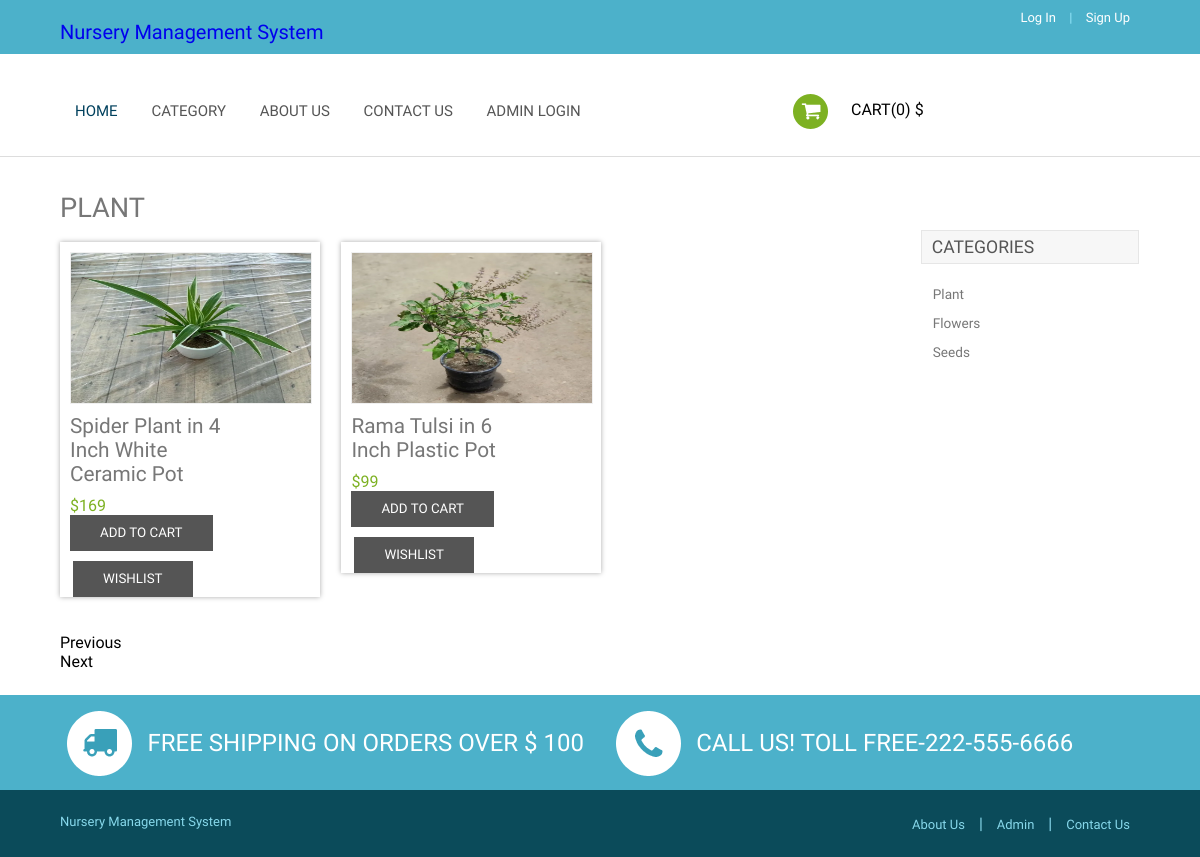
The app's page /products.php?cid=1&&catname=Plant with its own data.
### tables this page shows
CREATE TABLE `tblproducts` (
  `ID` int(5) NOT NULL,
  `category` int(5) DEFAULT NULL,
  `productName` varchar(250) DEFAULT NULL,
  `productweight` varchar(100) DEFAULT NULL,
  `productPrice` decimal(10,0) DEFAULT NULL,
  `productDescription` mediumtext DEFAULT NULL,
  `productInstruction` mediumtext DEFAULT NULL,
  `shippingCharge` decimal(10,0) DEFAULT NULL,
  `productAvailability` varchar(50) DEFAULT NULL,
  `productImage1` varchar(250) DEFAULT NULL,
  `productImage2` varchar(250) DEFAULT NULL,
  `productImage3` varchar(250) DEFAULT NULL,
  `addedBy` varchar(250) DEFAULT NULL,
  `CreationDate` timestamp NULL DEFAULT current_timestamp()
);

CREATE TABLE `tblcategory` (
  `ID` int(5) NOT NULL,
  `CategoryName` varchar(250) DEFAULT NULL,
  `CategoryDescription` mediumtext DEFAULT NULL,
  `CreatedBy` varchar(250) DEFAULT NULL,
  `CreationDate` timestamp NULL DEFAULT current_timestamp()
);

### products.php (the view, shortened to what this page needs)
<?php
include('includes/config.php');
?>
<!DOCTYPE HTML>
<html>
<head>
<link href="css/style.css" rel="stylesheet" type="text/css" media="all" />
<link href="css/form.css" rel="stylesheet" type="text/css" media="all" />
<link href="css/megamenu.css" rel="stylesheet" type="text/css" media="all" />
</head>
<body>
	<?php include_once('includes/header.php');?>
<div class="mens">
  <div class="main">
     <div class="wrap">
		<div class="cont span_2_of_3">
		  	<h2 class="head"><?php echo $_GET['catname'];?></h2>
			<div class="top-box">
				<?php
if (isset($_GET['page_no']) && $_GET['page_no']!="") {
	$page_no = $_GET['page_no'];
	} else {
		$page_no = 1;
        }
	$total_records_per_page = 10;
    $offset = ($page_no-1) * $total_records_per_page;
	$previous_page = $page_no - 1;
	$next_page = $page_no + 1;
	$result_count = mysqli_query($con,"SELECT COUNT(ID) As total_records FROM tblproducts where category='$cid'");
	$total_records = mysqli_fetch_array($result_count);
	$total_records = $total_records['total_records'];
    $total_no_of_pages = ceil($total_records / $total_records_per_page);
            $cid=intval($_GET['cid']);
$ret=mysqli_query($con,"select * from tblproducts where category='$cid' LIMIT $offset, $total_records_per_page");
while ($row=mysqli_fetch_array($ret)) {
?>
			 <div class="col_1_of_3 span_1_of_3">
			   <a href="single-product.php?pid=<?php  echo $row['ID'];?>">
				<div class="inner_content clearfix">
					<div class="product_image">
						<a href="single-product.php?pid=<?php  echo $row['ID'];?>"><img src="admin/productimages/<?php echo $row['productImage1'];?>" width="280" height="150" alt=""></a>
					</div>
                    <div class="price">
					   <div class="cart-left">
							<p class="title"><?php echo $row['productName'];?></p>
							<div class="price1">
							  <span class="actual">$<?php echo $row['productPrice'];?></span>
							</div>
						</div>
						 <div style="margin-top: 5%;">
						<?php if($_SESSION['nmsuid']==""){?>
						<a href="login.php"><button  class="grey">Add to cart</button></a>
<?php } ?>
</div>
					 </div>
                   </div>
                   <div style="margin-left: 5%;">
                   <?php if($_SESSION['nmsuid']==""){?>
							<a href="login.php"><button  class="grey">Wishlist</button></a>
<?php } ?>
</div>
                 </a>
				</div><?php } ?>
			</div>
		  </div>
			<div class="rsidebar span_1_of_left">
				<h5 class="m_1">Categories</h5>
					<ul class="kids"><?php
                                    $ret=mysqli_query($con,"select * from tblcategory");
while ($row=mysqli_fetch_array($ret)) {
?>
						<li><a href="products.php?cid=<?php  echo $row['ID'];?>&&catname=<?php  echo $row['CategoryName'];?>"><?php  echo $row['CategoryName'];?></a></li><?php } ?>
					</ul>
		      </div>
			<div class="pagination">
<ul>
	<li <?php if($page_no <= 1){ echo "class='disabled'"; } ?>>
	<a <?php if($page_no > 1){ echo "href='?page_no=$previous_page'"; } ?>>Previous</a>
	</li>
	<li <?php if($page_no >= $total_no_of_pages){ echo "class='disabled'"; } ?>>
	<a <?php if($page_no < $total_no_of_pages) { echo "href='?page_no=$next_page'"; } ?>>Next</a>
	</li>
</ul>
			</div>
			</div>
		   </div>
		</div>
	<?php include_once('includes/footer.php');?>
</body>
</html>

### css/style.css (style rules this page uses)
html,body,div,span,applet,object,iframe,h1,h2,h3,h4,h5,h6,p,blockquote,pre,a,abbr,acronym,address,big,cite,code,del,dfn,em,img,ins,kbd,q,s,samp,small,strike,strong,sub,sup,tt,var,b,u,i,dl,dt,dd,ol,nav ul,nav li,fieldset,form,label,legend,table,caption,tbody,tfoot,thead,tr,th,td,article,aside,canvas,details,embed,figure,figcaption,footer,header,hgroup,menu,nav,output,ruby,section,summary,time,mark,audio,video { margin:0;padding:0;border:0;font-size:100%;font:inherit;vertical-align:baseline; }
ol,ul { list-style:none;margin:0;padding:0; }
a { text-decoration:none; }
img { max-width:100%; }
body { font-family: 'Exo 2', sans-serif; background:#fff; }
.wrap { width:80%; margin:0 auto; -moz-transition:all .2s linear; -webkit-transition:all .2s linear; -o-transition:all .2s linear; -ms-transition:all .2s linear; }
.main { margin:2% 0; }
.cont { display: block; float:left; margin: 1% 0 1% 0; }
.rsidebar { display: block; float:left; margin: 2.7% 0 1% 2.6%; }
.span_2_of_3 { width:77.1%; }
.span_1_of_3 { width:31.2%; -webkit-transition: all 0.4s ease; -moz-transition: all 0.4s ease; -o-transition: all 0.4s ease; transition: all 0.4s ease; }
.span_1_of_left { width:20.2%; }
.col_1_of_3 { display: block; float:left; margin: 1% 0 1% 2.6%; box-shadow:0 0 5px #aaa; -webkit-box-shadow:0 0 5px #aaa; -moz-box-shadow:0 0 5px #aaa; -o-box-shadow:0 0 5px #aaa; }
.col_1_of_3:first-child { margin-left: 0; }
h2.head { font-size: 1.7em; text-transform: uppercase; color: #777; margin-bottom: 10px; }
.price { padding:10px 0 0 0; }
.inner_content { padding:10px; position: relative; }
.product_image img { display:block; border:1px solid #f0f0f0; }
.cart-left { width:73.5%; float: left; margin-right: 2.6%; }
p.title { color: #777; font-size:1.3em; }
.price1 { margin-top:10px; }
span.actual { color:#7db122; font-size:1em; }
.top-box { margin-bottom:2%; }
button.grey { display: inline-block; text-decoration: none; cursor: pointer; background: #555; font-size:0.95; line-height: 16px; text-transform: uppercase; padding:10px 30px; color: #FFF; border: none; float: left; font-family: 'Exo 2', sans-serif; outline:none; }
h5.m_1 { color: #555; font-size: 1.1em; padding: 6px 10px; background: #F7F7F7; margin:20px 0; border: 1px solid #E6E6E6; text-transform: uppercase; }
ul.kids { margin-bottom:20px; }
ul.kids li { margin-bottom:10px; }
ul.kids li a { color:#777; font-size:0.85em; padding:10px 12px; }
.mens { border-top:1px solid #ddd; }
@media (max-width:1366px) { .wrap { width:90%; } }
@media (max-width:1280px) { .wrap { width:90%; } }

### records on screen
tblproducts: productImage1 (picture), productName "Spider Plant in 4 Inch White Ceramic Pot", productPrice "169"
tblproducts: productImage1 (picture), productName "Rama Tulsi in 6 Inch Plastic Pot", productPrice "99"
tblcategory: CategoryName "Plant"
tblcategory: CategoryName "Flowers"
tblcategory: CategoryName "Seeds"

### other values on screen
$resultss['totalp'] "0"
$_GET['catname'] "PLANT"
